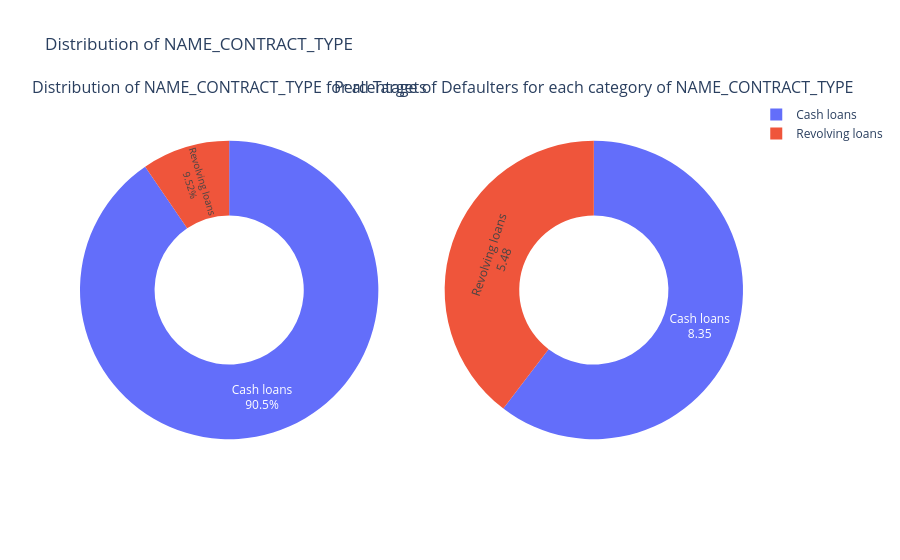

Notebook code cell kept with this figure:
### Markdown cell above
Phân phối của biến phân loại NAME_CONTRACT_TYPE

Cột này chứa thông tin về loại khoản vay (type of loan) của hồ sơ vay tương ứng.

Theo tài liệu do Home Credit cung cấp, có hai loại khoản vay:

Cash Loans: Khoản vay tiền mặt.
Revolving Loans: Khoản tín dụng quay vòng — khách hàng được cấp một hạn mức tín dụng và có thể vay, hoàn trả rồi tiếp tục sử dụng lại trong hạn mức đó.

### Code cell
#let us first see the unique categories of 'NAME_CONTRACT_TYPE'
print_unique_categories(application_train, 'NAME_CONTRACT_TYPE')

#plotting the Pie Plot for the column
plot_categorical_variables_pie(application_train, 'NAME_CONTRACT_TYPE', hole = 0.5)
print('-'*100)

### Figure 1 — Plotly figure (JSON) as saved in the notebook; plotly's stock layout.template omitted (floating-point values rounded to 4 significant figures)
{"data": [{"domain": {"x": [0, 0.45], "y": [0, 1]}, "hole": 0.5, "labels": ["Cash loans", "Revolving loans"], "textinfo": "label+percent", "textposition": "inside", "type": "pie", "values": [278232, 29279]}, {"domain": {"x": [0.55, 1], "y": [0, 1]}, "hole": 0.5, "hoverinfo": "label+value", "labels": ["Cash loans", "Revolving loans"], "textinfo": "label+value", "type": "pie", "values": [8.35, 5.48]}], "layout": {"annotations": [{"font": {"size": 16}, "showarrow": false, "text": "Distribution of NAME_CONTRACT_TYPE for all Targets", "x": 0.225, "xanchor": "center", "xref": "paper", "y": 1, "yanchor": "bottom", "yref": "paper"}, {"font": {"size": 16}, "showarrow": false, "text": "Percentage of Defaulters for each category of NAME_CONTRACT_TYPE", "x": 0.775, "xanchor": "center", "xref": "paper", "y": 1, "yanchor": "bottom", "yref": "paper"}], "title": {"text": "Distribution of NAME_CONTRACT_TYPE"}}}
